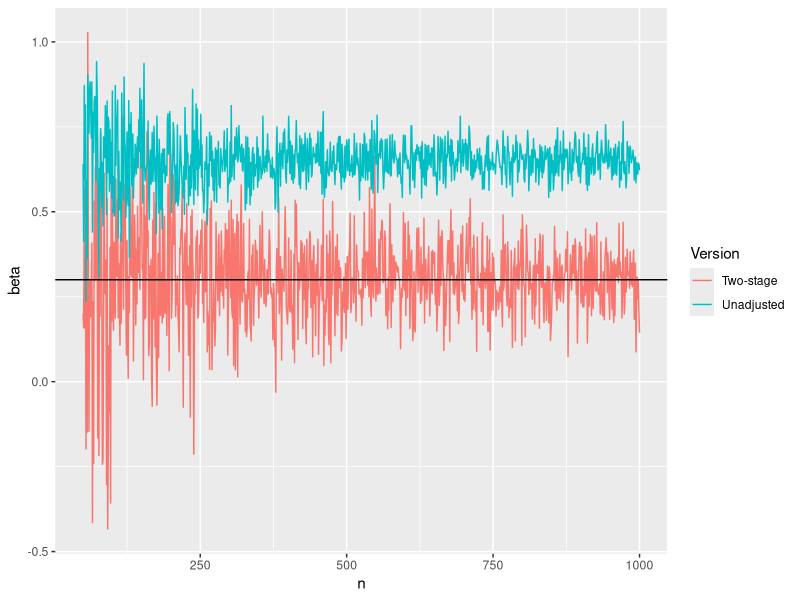

The R script that drew this image:
library(mvtnorm)
library(ggplot2)

minN <- 50
maxN <- 1000

cor_x1_z <- 0.5
cor_x1_x2 <- -0.5
cor_x2_z <- 0.0

sigma <- matrix(c(1,cor_x1_x2,cor_x1_z,
                  cor_x1_x2,1,cor_x2_z,
                  cor_x1_z,cor_x2_z,1),ncol = 3)

beta_2s <- rep(NA,maxN-minN+1) 
beta    <- rep(NA,maxN-minN+1)

# Loop 
i <- 1
for (n in minN:maxN) {

  X <- rmvnorm(n,mean=c(0,0,0),sigma=sigma, method="eigen")
  x1 <- X[,1]
  x2 <- X[,2]
  z <-  X[,3]
  
  y <- 0.3*x1 - 0.7*x2 + rnorm(n) 
  xhat <- lm(x1 ~ z)$fitted.values
  
  beta[i] <- lm(y ~ x1)$coefficients[2]
  beta_2s[i] <- lm(y ~ xhat)$coefficients[2]
  i <- i+1

}

# Make dfs
df_raw <- data.frame(n=minN:maxN,beta=beta,Version=rep('Unadjusted',maxN-minN+1))
df_2s  <-  data.frame(n=minN:maxN,beta=beta_2s,Version=rep('Two-stage',maxN-minN+1))
df <- rbind(df_raw,df_2s)


# Plot

ggplot(df, aes(x=n,y=beta,color=Version)) + geom_line() + geom_hline(yintercept = 0.3)
# 
# plot(minN:maxN,beta,type = 'l',col='red',
#      ylim = c(  min(  min(beta),min(beta_2s)), max( max(beta),max(beta_2s)  )   ) )
# lines(minN:maxN,beta_2s,col='blue')
